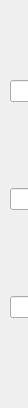
              <widget class="QWidget" name="widget_tlps_7" native="true">
               <property name="minimumSize">
                <size>
                 <width>28</width>
                 <height>0</height>
                </size>
               </property>
               <property name="maximumSize">
                <size>
                 <width>28</width>
                 <height>16777215</height>
                </size>
               </property>
               <widget class="QWidget" name="verticalLayoutWidget">
                <property name="geometry">
                 <rect>
                  <x>10</x>
                  <y>0</y>
                  <width>30</width>
                  <height>399</height>
                 </rect>
                </property>
                <layout class="QVBoxLayout" name="verticalLayout">
                 <item>
                  <widget class="VCPLineEdit" name="all_buttons_2949_tlp">
                   <property name="sizePolicy">
                    <sizepolicy hsizetype="Fixed" vsizetype="Fixed">
                     <horstretch>0</horstretch>
                     <verstretch>0</verstretch>
                    </sizepolicy>
                   </property>
                   <property name="minimumSize">
                    <size>
                     <width>28</width>
                     <height>0</height>
                    </size>
                   </property>
                   <property name="maximumSize">
                    <size>
                     <width>28</width>
                     <height>16777215</height>
                    </size>
                   </property>
                   <property name="maxLength">
                    <number>100</number>
                   </property>
                   <property name="readOnly">
                    <bool>true</bool>
                   </property>
                  </widget>
                 </item>
                 <item>
                  <widget class="VCPLineEdit" name="break_after_st_2961_tlp">
                   <property name="sizePolicy">
                    <sizepolicy hsizetype="Fixed" vsizetype="Fixed">
                     <horstretch>0</horstretch>
                     <verstretch>0</verstretch>
                    </sizepolicy>
                   </property>
                   <property name="minimumSize">
                    <size>
                     <width>28</width>
                     <height>0</height>
                    </size>
                   </property>
                   <property name="maximumSize">
                    <size>
                     <width>28</width>
                     <height>16777215</height>
                    </size>
                   </property>
                   <property name="maxLength">
                    <number>50</number>
                   </property>
                   <property name="readOnly">
                    <bool>true</bool>
                   </property>
                  </widget>
                 </item>
                 <item>
                  <widget class="VCPLineEdit" name="break_after_tc_2962_tlp">
                   <property name="sizePolicy">
                    <sizepolicy hsizetype="Fixed" vsizetype="Fixed">
                     <horstretch>0</horstretch>
                     <verstretch>0</verstretch>
                    </sizepolicy>
                   </property>
                   <property name="minimumSize">
                    <size>
                     <width>28</width>
                     <height>0</height>
                    </size>
                   </property>
                   <property name="maximumSize">
                    <size>
                     <width>28</width>
                     <height>16777215</height>
                    </size>
                   </property>
                   <property name="maxLength">
                    <number>10</number>
                   </property>
                   <property name="readOnly">
                    <bool>true</bool>
                   </property>
                  </widget>
                 </item>
                </layout>
               </widget>
              </widget>
